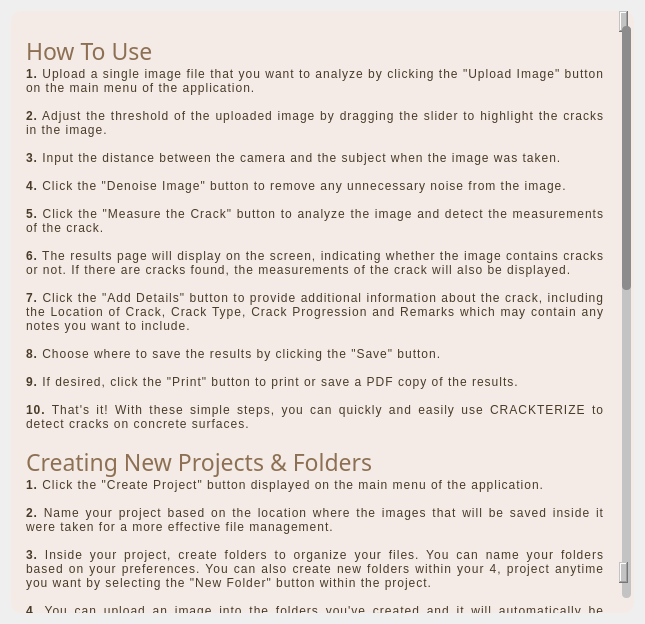
<?xml version="1.0" encoding="UTF-8"?>
<ui version="4.0">
 <class>Dialog</class>
 <widget class="QDialog" name="Dialog">
  <property name="geometry">
   <rect>
    <x>0</x>
    <y>0</y>
    <width>645</width>
    <height>624</height>
   </rect>
  </property>
  <property name="windowTitle">
   <string>Dialog</string>
  </property>
  <layout class="QVBoxLayout" name="verticalLayout">
   <item>
    <widget class="QWidget" name="widget" native="true">
     <layout class="QVBoxLayout" name="verticalLayout_2">
      <property name="leftMargin">
       <number>0</number>
      </property>
      <property name="topMargin">
       <number>0</number>
      </property>
      <property name="rightMargin">
       <number>0</number>
      </property>
      <property name="bottomMargin">
       <number>0</number>
      </property>
      <item>
       <widget class="QScrollArea" name="scrollArea">
        <property name="styleSheet">
         <string notr="true">#scrollArea {
background-color: #F4EBE6;
    border-top-left-radius: 10px;
    border-bottom-left-radius: 10px;
    border-top-right-radius: 10px;
    border-bottom-right-radius: 10px;
}
QScrollArea viewport {
    background-color: yellow; /* set the background color */
}

QScrollBar:vertical {
    background-color: #c3c3c3;
    width: 15px;
    margin: 15px 3px 15px 3px;
    border: 1px transparent #2A2929;
    border-radius: 4px;
}

QScrollBar:vertical:hover {
    width: 20px;
}

QScrollBar::handle:vertical {
    background-color: #8c8c8c;
    min-height: 5px;
    border-radius: 4px;
}

QScrollBar::sub-line:vertical {
    margin: 3px 0px 3px 0px;
    border-image: url(:/images/up_arrow_disabled.png);
    height: 10px;
    width: 10px;
    subcontrol-position: top;
    subcontrol-origin: margin;
}

QScrollBar::add-line:vertical {
    margin: 3px 0px 3px 0px;
    border-image: url(:/images/down_arrow_disabled.png);
    height: 10px;
    width: 10px;
    subcontrol-position: bottom;
    subcontrol-origin: margin;
}

QScrollBar::up-arrow:vertical,
QScrollBar::down-arrow:vertical {
    background: none;
}

QScrollBar::add-page:vertical,
QScrollBar::sub-page:vertical {
    background: none;
}
</string>
        </property>
        <property name="widgetResizable">
         <bool>true</bool>
        </property>
        <property name="alignment">
         <set>Qt::AlignCenter</set>
        </property>
        <widget class="QWidget" name="scrollAreaWidgetContents">
         <property name="geometry">
          <rect>
           <x>0</x>
           <y>-25</y>
           <width>612</width>
           <height>1629</height>
          </rect>
         </property>
         <property name="minimumSize">
          <size>
           <width>50</width>
           <height>35</height>
          </size>
         </property>
         <property name="styleSheet">
          <string notr="true">#scrollAreaWidgetContents{
background-color: transparent;
color: #4A3B28;
min-height: 35px; min-width: 50px;;
                    
}</string>
         </property>
         <layout class="QVBoxLayout" name="verticalLayout_3">
          <property name="leftMargin">
           <number>15</number>
          </property>
          <property name="topMargin">
           <number>15</number>
          </property>
          <property name="rightMargin">
           <number>15</number>
          </property>
          <property name="bottomMargin">
           <number>15</number>
          </property>
          <item>
           <widget class="QWidget" name="widget_4" native="true">
            <layout class="QVBoxLayout" name="verticalLayout_5">
             <property name="spacing">
              <number>0</number>
             </property>
             <property name="leftMargin">
              <number>0</number>
             </property>
             <property name="rightMargin">
              <number>0</number>
             </property>
             <item>
              <widget class="QLabel" name="label_2">
               <property name="font">
                <font>
                 <family>Segoe UI Black</family>
                 <pointsize>17</pointsize>
                 <italic>false</italic>
                 <bold>false</bold>
                </font>
               </property>
               <property name="styleSheet">
                <string notr="true">#label_2{
font: 150 17pt Segoe UI Black;
alignment: center;
color: rgba(111, 75, 39, 0.77);
                                 }</string>
               </property>
               <property name="text">
                <string>How To Use                     </string>
               </property>
              </widget>
             </item>
             <item>
              <widget class="QLabel" name="label_6">
               <property name="styleSheet">
                <string notr="true">#label_6{
font:  100 10pt &quot;Arial&quot;;
letter-spacing: 1px;
line-height: 3.5px;
color: #4A3B28;}</string>
               </property>
               <property name="text">
                <string>&lt;b&gt;1.&lt;/b&gt; Upload a single image file that you want to analyze by clicking the &quot;Upload Image&quot; button on the main menu of the application.&lt;br&gt;&lt;br&gt;
&lt;b&gt;2.&lt;/b&gt; Adjust the threshold of the uploaded image by dragging the slider to highlight the cracks in the image.&lt;br&gt;&lt;br&gt;
&lt;b&gt;3.&lt;/b&gt; Input the distance between the camera and the subject when the image was taken.&lt;br&gt;&lt;br&gt;
&lt;b&gt;4.&lt;/b&gt; Click the &quot;Denoise Image&quot; button to remove any unnecessary noise from the image.&lt;br&gt;&lt;br&gt;
&lt;b&gt;5.&lt;/b&gt; Click the &quot;Measure the Crack&quot; button to analyze the image and detect the measurements of the crack.&lt;br&gt;&lt;br&gt;
&lt;b&gt;6.&lt;/b&gt; The results page will display on the screen, indicating whether the image contains cracks or not. If there are cracks found, the measurements of the crack will also be displayed.&lt;br&gt;&lt;br&gt;
&lt;b&gt;7.&lt;/b&gt; Click the &quot;Add Details&quot; button to provide additional information about the crack, including the Location of Crack, Crack Type, Crack Progression and Remarks which may contain any notes you want to include.&lt;br&gt;&lt;br&gt;
&lt;b&gt;8.&lt;/b&gt; Choose where to save the results by clicking the &quot;Save&quot; button.&lt;br&gt;&lt;br&gt;
&lt;b&gt;9.&lt;/b&gt; If desired, click the &quot;Print&quot; button to print or save a PDF copy of the results.&lt;br&gt;&lt;br&gt;
&lt;b&gt;10.&lt;/b&gt; That's it! With these simple steps, you can quickly and easily use CRACKTERIZE to detect cracks on concrete surfaces.</string>
               </property>
               <property name="scaledContents">
                <bool>false</bool>
               </property>
               <property name="alignment">
                <set>Qt::AlignJustify|Qt::AlignVCenter</set>
               </property>
               <property name="wordWrap">
                <bool>true</bool>
               </property>
               <property name="margin">
                <number>25</number>
               </property>
               <property name="indent">
                <number>-1</number>
               </property>
              </widget>
             </item>
            </layout>
           </widget>
          </item>
          <item>
           <widget class="QWidget" name="widget_7" native="true">
            <layout class="QVBoxLayout" name="verticalLayout_6">
             <property name="spacing">
              <number>0</number>
             </property>
             <property name="leftMargin">
              <number>0</number>
             </property>
             <property name="topMargin">
              <number>0</number>
             </property>
             <property name="rightMargin">
              <number>0</number>
             </property>
             <item>
              <widget class="QLabel" name="label_3">
               <property name="styleSheet">
                <string notr="true">#label_3{
font: 150 17pt Segoe UI Black;
alignment: center;
color: rgba(111, 75, 39, 0.77);
                                 }</string>
               </property>
               <property name="text">
                <string>Creating New Projects &amp; Folders</string>
               </property>
              </widget>
             </item>
             <item>
              <widget class="QLabel" name="label_4">
               <property name="styleSheet">
                <string notr="true">#label_4{
font:  100 10pt &quot;Arial&quot;;
letter-spacing: 1px;
line-height: 3.5px;
color: #4A3B28;}</string>
               </property>
               <property name="text">
                <string>&lt;b&gt;1.&lt;/b&gt; Click the &quot;Create Project&quot; button displayed on the main menu of the application.&lt;br&gt;&lt;br&gt;
&lt;b&gt;2.&lt;/b&gt; Name your project based on the location where the images that will be saved inside it were taken for a more effective file management.&lt;br&gt;&lt;br&gt;
&lt;b&gt;3.&lt;/b&gt; Inside your project, create folders to organize your files. You can name your folders based on your preferences. You can also create new folders within your 4, project anytime you want by selecting the &quot;New Folder&quot; button within the project.&lt;br&gt;&lt;br&gt;
&lt;b&gt;4.&lt;/b&gt; You can upload an image into the folders you've created and it will automatically be processed and proceed to the application’s main function upon uploading or you can go back to the main menu and use the “Upload Image” button as it will give you the option to choose where to save the results. You can select an existing folder within your project, or create a new folder on the spot to save the results in it.&lt;br&gt;&lt;br&gt;
&lt;b&gt;5.&lt;/b&gt; After using the main function, the app You can also create new folders within your project anytime you want by selecting the &quot;Create New Folder&quot; button within the project.&lt;br&gt;&lt;br&gt;
&lt;b&gt;6.&lt;/b&gt; To access your projects and folders later, simply navigate to the main menu and select the project you want to view.&lt;br&gt;&lt;br&gt;
&lt;b&gt;7.&lt;/b&gt; Enjoy using the app's project feature to keep your files organized and easily accessible!</string>
               </property>
               <property name="alignment">
                <set>Qt::AlignJustify|Qt::AlignVCenter</set>
               </property>
               <property name="wordWrap">
                <bool>true</bool>
               </property>
               <property name="margin">
                <number>25</number>
               </property>
              </widget>
             </item>
            </layout>
           </widget>
          </item>
          <item>
           <widget class="QWidget" name="widget_3" native="true">
            <layout class="QVBoxLayout" name="verticalLayout_7">
             <property name="spacing">
              <number>0</number>
             </property>
             <property name="leftMargin">
              <number>0</number>
             </property>
             <property name="topMargin">
              <number>0</number>
             </property>
             <property name="rightMargin">
              <number>0</number>
             </property>
             <item>
              <widget class="QLabel" name="label_7">
               <property name="styleSheet">
                <string notr="true">#label_7{
font: 150 17pt Segoe UI Black;
alignment: center;
color: rgba(111, 75, 39, 0.77);
                                 }</string>
               </property>
               <property name="text">
                <string>Calculator</string>
               </property>
              </widget>
             </item>
             <item>
              <widget class="QLabel" name="label_5">
               <property name="font">
                <font>
                 <family>Arial</family>
                 <pointsize>10</pointsize>
                 <italic>false</italic>
                 <bold>false</bold>
                 <underline>false</underline>
                 <strikeout>false</strikeout>
                 <stylestrategy>PreferAntialias</stylestrategy>
                 <kerning>true</kerning>
                </font>
               </property>
               <property name="styleSheet">
                <string notr="true">#label_5{
font:  100 10pt &quot;Arial&quot;;
letter-spacing: 1px;
line-height: 3.5px;
color: #4A3B28;}</string>
               </property>
               <property name="text">
                <string>The calculator button in the main menu of the app provides access to different types of engineering-related calculators, such as Scientific Calculator, Stairs Calculator, Curb and Gutter Barrier Calculator, and others. These calculators can be used to perform quick calculations related to various engineering tasks and projects, without the need for a separate calculator app or tool.</string>
               </property>
               <property name="alignment">
                <set>Qt::AlignJustify|Qt::AlignVCenter</set>
               </property>
               <property name="wordWrap">
                <bool>true</bool>
               </property>
               <property name="margin">
                <number>25</number>
               </property>
              </widget>
             </item>
            </layout>
           </widget>
          </item>
          <item>
           <widget class="QWidget" name="widget_5" native="true">
            <layout class="QVBoxLayout" name="verticalLayout_8">
             <property name="leftMargin">
              <number>0</number>
             </property>
             <property name="topMargin">
              <number>0</number>
             </property>
             <property name="rightMargin">
              <number>0</number>
             </property>
             <property name="bottomMargin">
              <number>0</number>
             </property>
             <item>
              <widget class="QWidget" name="widget_10" native="true">
               <layout class="QVBoxLayout" name="verticalLayout_9">
                <property name="leftMargin">
                 <number>0</number>
                </property>
                <property name="topMargin">
                 <number>0</number>
                </property>
                <property name="rightMargin">
                 <number>0</number>
                </property>
                <item>
                 <widget class="QLabel" name="label_8">
                  <property name="styleSheet">
                   <string notr="true">#label_8{
font: 150 17pt Segoe UI Black;
alignment: center;
color: rgba(111, 75, 39, 0.77);
                                 }</string>
                  </property>
                  <property name="text">
                   <string>Developers</string>
                  </property>
                 </widget>
                </item>
               </layout>
              </widget>
             </item>
             <item>
              <widget class="QWidget" name="widget_11" native="true">
               <property name="minimumSize">
                <size>
                 <width>200</width>
                 <height>0</height>
                </size>
               </property>
               <layout class="QHBoxLayout" name="horizontalLayout">
                <property name="leftMargin">
                 <number>25</number>
                </property>
                <item>
                 <widget class="QLabel" name="label_11">
                  <property name="minimumSize">
                   <size>
                    <width>70</width>
                    <height>70</height>
                   </size>
                  </property>
                  <property name="maximumSize">
                   <size>
                    <width>70</width>
                    <height>70</height>
                   </size>
                  </property>
                  <property name="text">
                   <string/>
                  </property>
                  <property name="pixmap">
                   <pixmap>:/images/Ilagan.png</pixmap>
                  </property>
                  <property name="scaledContents">
                   <bool>true</bool>
                  </property>
                 </widget>
                </item>
                <item>
                 <widget class="QLabel" name="label_9">
                  <property name="styleSheet">
                   <string notr="true">#label_9{
font: 150 14pt Segoe UI Black;
alignment: center;
color: rgba(111, 75, 39, 0.77);
                                 }</string>
                  </property>
                  <property name="text">
                   <string>Ilagan, Jayvee P.</string>
                  </property>
                  <property name="indent">
                   <number>10</number>
                  </property>
                 </widget>
                </item>
               </layout>
              </widget>
             </item>
             <item>
              <widget class="QWidget" name="widget_9" native="true">
               <layout class="QHBoxLayout" name="horizontalLayout_2">
                <property name="leftMargin">
                 <number>25</number>
                </property>
                <item>
                 <widget class="QLabel" name="label_12">
                  <property name="maximumSize">
                   <size>
                    <width>70</width>
                    <height>70</height>
                   </size>
                  </property>
                  <property name="text">
                   <string/>
                  </property>
                  <property name="pixmap">
                   <pixmap>:/newPrefix/Maiquez.png</pixmap>
                  </property>
                  <property name="scaledContents">
                   <bool>true</bool>
                  </property>
                 </widget>
                </item>
                <item>
                 <widget class="QLabel" name="label_10">
                  <property name="styleSheet">
                   <string notr="true">#label_10{
font: 150 14pt Segoe UI Black;
alignment: center;
color: rgba(111, 75, 39, 0.77);
                                 }</string>
                  </property>
                  <property name="text">
                   <string>Maiquez, John Carlo M.</string>
                  </property>
                  <property name="indent">
                   <number>10</number>
                  </property>
                 </widget>
                </item>
               </layout>
              </widget>
             </item>
             <item>
              <widget class="QWidget" name="widget_8" native="true">
               <layout class="QHBoxLayout" name="horizontalLayout_3">
                <property name="leftMargin">
                 <number>25</number>
                </property>
                <item>
                 <widget class="QLabel" name="label_13">
                  <property name="minimumSize">
                   <size>
                    <width>70</width>
                    <height>70</height>
                   </size>
                  </property>
                  <property name="maximumSize">
                   <size>
                    <width>70</width>
                    <height>70</height>
                   </size>
                  </property>
                  <property name="text">
                   <string/>
                  </property>
                  <property name="pixmap">
                   <pixmap>:/images/Narvaez.png</pixmap>
                  </property>
                  <property name="scaledContents">
                   <bool>true</bool>
                  </property>
                 </widget>
                </item>
                <item>
                 <widget class="QLabel" name="label_14">
                  <property name="styleSheet">
                   <string notr="true">#label_14{
font: 150 14pt Segoe UI Black;
alignment: center;
color: rgba(111, 75, 39, 0.77);
                                 }</string>
                  </property>
                  <property name="text">
                   <string>Narvaez, Allyza Mae A.</string>
                  </property>
                  <property name="indent">
                   <number>10</number>
                  </property>
                 </widget>
                </item>
               </layout>
              </widget>
             </item>
             <item>
              <widget class="QWidget" name="widget_6" native="true">
               <layout class="QHBoxLayout" name="horizontalLayout_4">
                <property name="leftMargin">
                 <number>25</number>
                </property>
                <item>
                 <widget class="QLabel" name="label_15">
                  <property name="minimumSize">
                   <size>
                    <width>70</width>
                    <height>70</height>
                   </size>
                  </property>
                  <property name="maximumSize">
                   <size>
                    <width>70</width>
                    <height>70</height>
                   </size>
                  </property>
                  <property name="styleSheet">
                   <string notr="true">#label_15{border-bottom-radius:7px;}</string>
                  </property>
                  <property name="text">
                   <string/>
                  </property>
                  <property name="pixmap">
                   <pixmap>../../Downloads/Nora.png</pixmap>
                  </property>
                  <property name="scaledContents">
                   <bool>true</bool>
                  </property>
                  <property name="wordWrap">
                   <bool>true</bool>
                  </property>
                 </widget>
                </item>
                <item>
                 <widget class="QLabel" name="label_16">
                  <property name="styleSheet">
                   <string notr="true">#label_16{
font: 150 14pt Segoe UI Black;
alignment: center;
color: rgba(111, 75, 39, 0.77);
                                 }</string>
                  </property>
                  <property name="text">
                   <string>Nora, John Patrick B.</string>
                  </property>
                  <property name="indent">
                   <number>10</number>
                  </property>
                 </widget>
                </item>
               </layout>
              </widget>
             </item>
            </layout>
           </widget>
          </item>
         </layout>
        </widget>
       </widget>
      </item>
     </layout>
    </widget>
   </item>
  </layout>
 </widget>
 <resources>
  <include location="images/images.qrc"/>
  <include location="../Crackterize2/images/images.qrc"/>
 </resources>
 <connections/>
</ui>
